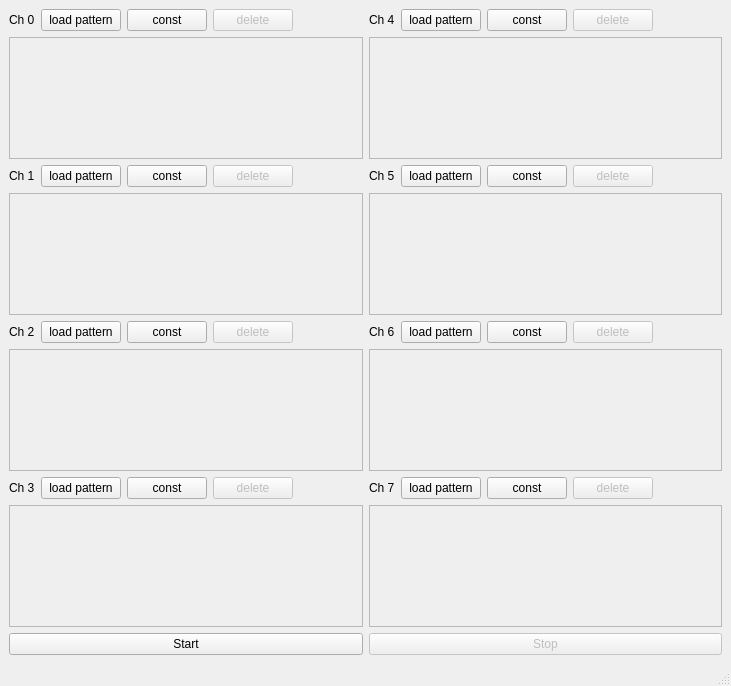
<?xml version="1.0" encoding="UTF-8"?>
<ui version="4.0">
 <class>Pulseloader</class>
 <widget class="QMainWindow" name="Pulseloader">
  <property name="geometry">
   <rect>
    <x>0</x>
    <y>0</y>
    <width>731</width>
    <height>686</height>
   </rect>
  </property>
  <property name="windowTitle">
   <string>Control Pulses</string>
  </property>
  <widget class="QWidget" name="centralwidget">
   <layout class="QGridLayout" name="gridLayout">
    <item row="0" column="0">
     <layout class="QGridLayout" name="gridLayout_2">
      <item row="3" column="1">
       <layout class="QHBoxLayout" name="horizontalLayout_ch5">
        <item>
         <widget class="QLabel" name="label_11">
          <property name="text">
           <string>Ch 5</string>
          </property>
         </widget>
        </item>
        <item>
         <widget class="QPushButton" name="pushButton_path_d5">
          <property name="text">
           <string>load pattern</string>
          </property>
         </widget>
        </item>
        <item>
         <widget class="QPushButton" name="pushButton_const_d5">
          <property name="text">
           <string>const</string>
          </property>
         </widget>
        </item>
        <item>
         <widget class="QPushButton" name="pushButton_delete_d5">
          <property name="enabled">
           <bool>false</bool>
          </property>
          <property name="text">
           <string>delete</string>
          </property>
         </widget>
        </item>
        <item>
         <spacer name="horizontalSpacer_6">
          <property name="orientation">
           <enum>Qt::Horizontal</enum>
          </property>
          <property name="sizeHint" stdset="0">
           <size>
            <width>40</width>
            <height>20</height>
           </size>
          </property>
         </spacer>
        </item>
       </layout>
      </item>
      <item row="4" column="0">
       <widget class="QScrollArea" name="scrollArea_3">
        <property name="verticalScrollBarPolicy">
         <enum>Qt::ScrollBarAlwaysOff</enum>
        </property>
        <property name="horizontalScrollBarPolicy">
         <enum>Qt::ScrollBarAsNeeded</enum>
        </property>
        <property name="widgetResizable">
         <bool>true</bool>
        </property>
        <widget class="QWidget" name="scrollAreaWidgetContents_3">
         <property name="geometry">
          <rect>
           <x>0</x>
           <y>0</y>
           <width>351</width>
           <height>111</height>
          </rect>
         </property>
         <layout class="QHBoxLayout" name="horizontalLayout_9">
          <item>
           <widget class="QLabel" name="label_path_d1">
            <property name="text">
             <string/>
            </property>
           </widget>
          </item>
         </layout>
        </widget>
       </widget>
      </item>
      <item row="4" column="1">
       <widget class="QScrollArea" name="scrollArea_7">
        <property name="verticalScrollBarPolicy">
         <enum>Qt::ScrollBarAlwaysOff</enum>
        </property>
        <property name="horizontalScrollBarPolicy">
         <enum>Qt::ScrollBarAsNeeded</enum>
        </property>
        <property name="widgetResizable">
         <bool>true</bool>
        </property>
        <widget class="QWidget" name="scrollAreaWidgetContents_7">
         <property name="geometry">
          <rect>
           <x>0</x>
           <y>0</y>
           <width>350</width>
           <height>111</height>
          </rect>
         </property>
         <layout class="QHBoxLayout" name="horizontalLayout_16">
          <item>
           <widget class="QLabel" name="label_path_d5">
            <property name="text">
             <string/>
            </property>
           </widget>
          </item>
         </layout>
        </widget>
       </widget>
      </item>
      <item row="1" column="0">
       <layout class="QHBoxLayout" name="horizontalLayout_ch0">
        <item>
         <widget class="QLabel" name="label_4">
          <property name="text">
           <string>Ch 0</string>
          </property>
         </widget>
        </item>
        <item>
         <widget class="QPushButton" name="pushButton_path_d0">
          <property name="text">
           <string>load pattern</string>
          </property>
         </widget>
        </item>
        <item>
         <widget class="QPushButton" name="pushButton_const_d0">
          <property name="text">
           <string>const</string>
          </property>
         </widget>
        </item>
        <item>
         <widget class="QPushButton" name="pushButton_delete_d0">
          <property name="enabled">
           <bool>false</bool>
          </property>
          <property name="text">
           <string>delete</string>
          </property>
         </widget>
        </item>
        <item>
         <spacer name="horizontalSpacer">
          <property name="orientation">
           <enum>Qt::Horizontal</enum>
          </property>
          <property name="sizeHint" stdset="0">
           <size>
            <width>40</width>
            <height>20</height>
           </size>
          </property>
         </spacer>
        </item>
       </layout>
      </item>
      <item row="2" column="0">
       <widget class="QScrollArea" name="scrollArea_10">
        <property name="verticalScrollBarPolicy">
         <enum>Qt::ScrollBarAlwaysOff</enum>
        </property>
        <property name="horizontalScrollBarPolicy">
         <enum>Qt::ScrollBarAsNeeded</enum>
        </property>
        <property name="widgetResizable">
         <bool>true</bool>
        </property>
        <widget class="QWidget" name="scrollAreaWidgetContents_10">
         <property name="geometry">
          <rect>
           <x>0</x>
           <y>0</y>
           <width>351</width>
           <height>112</height>
          </rect>
         </property>
         <layout class="QHBoxLayout" name="horizontalLayout_18">
          <item>
           <widget class="QLabel" name="label_path_d0">
            <property name="text">
             <string/>
            </property>
           </widget>
          </item>
         </layout>
        </widget>
       </widget>
      </item>
      <item row="3" column="0">
       <layout class="QHBoxLayout" name="horizontalLayout_ch1">
        <item>
         <widget class="QLabel" name="label_5">
          <property name="text">
           <string>Ch 1</string>
          </property>
         </widget>
        </item>
        <item>
         <widget class="QPushButton" name="pushButton_path_d1">
          <property name="text">
           <string>load pattern</string>
          </property>
         </widget>
        </item>
        <item>
         <widget class="QPushButton" name="pushButton_const_d1">
          <property name="text">
           <string>const</string>
          </property>
         </widget>
        </item>
        <item>
         <widget class="QPushButton" name="pushButton_delete_d1">
          <property name="enabled">
           <bool>false</bool>
          </property>
          <property name="text">
           <string>delete</string>
          </property>
         </widget>
        </item>
        <item>
         <spacer name="horizontalSpacer_2">
          <property name="orientation">
           <enum>Qt::Horizontal</enum>
          </property>
          <property name="sizeHint" stdset="0">
           <size>
            <width>40</width>
            <height>20</height>
           </size>
          </property>
         </spacer>
        </item>
       </layout>
      </item>
      <item row="1" column="1">
       <layout class="QHBoxLayout" name="horizontalLayout_ch4">
        <item>
         <widget class="QLabel" name="label_2">
          <property name="text">
           <string>Ch 4</string>
          </property>
         </widget>
        </item>
        <item>
         <widget class="QPushButton" name="pushButton_path_d4">
          <property name="text">
           <string>load pattern</string>
          </property>
         </widget>
        </item>
        <item>
         <widget class="QPushButton" name="pushButton_const_d4">
          <property name="text">
           <string>const</string>
          </property>
         </widget>
        </item>
        <item>
         <widget class="QPushButton" name="pushButton_delete_d4">
          <property name="enabled">
           <bool>false</bool>
          </property>
          <property name="text">
           <string>delete</string>
          </property>
         </widget>
        </item>
        <item>
         <spacer name="horizontalSpacer_5">
          <property name="orientation">
           <enum>Qt::Horizontal</enum>
          </property>
          <property name="sizeHint" stdset="0">
           <size>
            <width>40</width>
            <height>20</height>
           </size>
          </property>
         </spacer>
        </item>
       </layout>
      </item>
      <item row="2" column="1">
       <widget class="QScrollArea" name="scrollArea_6">
        <property name="verticalScrollBarPolicy">
         <enum>Qt::ScrollBarAlwaysOff</enum>
        </property>
        <property name="horizontalScrollBarPolicy">
         <enum>Qt::ScrollBarAsNeeded</enum>
        </property>
        <property name="widgetResizable">
         <bool>true</bool>
        </property>
        <widget class="QWidget" name="scrollAreaWidgetContents_6">
         <property name="geometry">
          <rect>
           <x>0</x>
           <y>0</y>
           <width>350</width>
           <height>112</height>
          </rect>
         </property>
         <layout class="QHBoxLayout" name="horizontalLayout_15">
          <item>
           <widget class="QLabel" name="label_path_d4">
            <property name="text">
             <string/>
            </property>
           </widget>
          </item>
         </layout>
        </widget>
       </widget>
      </item>
      <item row="8" column="1">
       <widget class="QScrollArea" name="scrollArea">
        <property name="verticalScrollBarPolicy">
         <enum>Qt::ScrollBarAlwaysOff</enum>
        </property>
        <property name="horizontalScrollBarPolicy">
         <enum>Qt::ScrollBarAsNeeded</enum>
        </property>
        <property name="widgetResizable">
         <bool>true</bool>
        </property>
        <widget class="QWidget" name="scrollAreaWidgetContents">
         <property name="geometry">
          <rect>
           <x>0</x>
           <y>0</y>
           <width>350</width>
           <height>111</height>
          </rect>
         </property>
         <layout class="QHBoxLayout" name="horizontalLayout_6">
          <item>
           <widget class="QLabel" name="label_path_d7">
            <property name="text">
             <string/>
            </property>
           </widget>
          </item>
         </layout>
        </widget>
       </widget>
      </item>
      <item row="8" column="0">
       <widget class="QScrollArea" name="scrollArea_5">
        <property name="verticalScrollBarPolicy">
         <enum>Qt::ScrollBarAlwaysOff</enum>
        </property>
        <property name="horizontalScrollBarPolicy">
         <enum>Qt::ScrollBarAsNeeded</enum>
        </property>
        <property name="widgetResizable">
         <bool>true</bool>
        </property>
        <widget class="QWidget" name="scrollAreaWidgetContents_5">
         <property name="geometry">
          <rect>
           <x>0</x>
           <y>0</y>
           <width>351</width>
           <height>111</height>
          </rect>
         </property>
         <layout class="QHBoxLayout" name="horizontalLayout_14">
          <item>
           <widget class="QLabel" name="label_path_d3">
            <property name="text">
             <string/>
            </property>
           </widget>
          </item>
         </layout>
        </widget>
       </widget>
      </item>
      <item row="5" column="0">
       <layout class="QHBoxLayout" name="horizontalLayout_ch2">
        <item>
         <widget class="QLabel" name="label_6">
          <property name="text">
           <string>Ch 2</string>
          </property>
         </widget>
        </item>
        <item>
         <widget class="QPushButton" name="pushButton_path_d2">
          <property name="text">
           <string>load pattern</string>
          </property>
         </widget>
        </item>
        <item>
         <widget class="QPushButton" name="pushButton_const_d2">
          <property name="text">
           <string>const</string>
          </property>
         </widget>
        </item>
        <item>
         <widget class="QPushButton" name="pushButton_delete_d2">
          <property name="enabled">
           <bool>false</bool>
          </property>
          <property name="text">
           <string>delete</string>
          </property>
         </widget>
        </item>
        <item>
         <spacer name="horizontalSpacer_3">
          <property name="orientation">
           <enum>Qt::Horizontal</enum>
          </property>
          <property name="sizeHint" stdset="0">
           <size>
            <width>40</width>
            <height>20</height>
           </size>
          </property>
         </spacer>
        </item>
       </layout>
      </item>
      <item row="6" column="0">
       <widget class="QScrollArea" name="scrollArea_4">
        <property name="verticalScrollBarPolicy">
         <enum>Qt::ScrollBarAlwaysOff</enum>
        </property>
        <property name="horizontalScrollBarPolicy">
         <enum>Qt::ScrollBarAsNeeded</enum>
        </property>
        <property name="widgetResizable">
         <bool>true</bool>
        </property>
        <widget class="QWidget" name="scrollAreaWidgetContents_4">
         <property name="geometry">
          <rect>
           <x>0</x>
           <y>0</y>
           <width>351</width>
           <height>112</height>
          </rect>
         </property>
         <layout class="QHBoxLayout" name="horizontalLayout_10">
          <item>
           <widget class="QLabel" name="label_path_d2">
            <property name="text">
             <string/>
            </property>
           </widget>
          </item>
         </layout>
        </widget>
       </widget>
      </item>
      <item row="6" column="1">
       <widget class="QScrollArea" name="scrollArea_9">
        <property name="enabled">
         <bool>true</bool>
        </property>
        <property name="maximumSize">
         <size>
          <width>16777215</width>
          <height>128</height>
         </size>
        </property>
        <property name="verticalScrollBarPolicy">
         <enum>Qt::ScrollBarAlwaysOff</enum>
        </property>
        <property name="horizontalScrollBarPolicy">
         <enum>Qt::ScrollBarAsNeeded</enum>
        </property>
        <property name="widgetResizable">
         <bool>true</bool>
        </property>
        <widget class="QWidget" name="scrollAreaWidgetContents_9">
         <property name="geometry">
          <rect>
           <x>0</x>
           <y>0</y>
           <width>350</width>
           <height>112</height>
          </rect>
         </property>
         <layout class="QHBoxLayout" name="horizontalLayout_17">
          <item>
           <widget class="QLabel" name="label_path_d6">
            <property name="sizePolicy">
             <sizepolicy hsizetype="Preferred" vsizetype="Preferred">
              <horstretch>0</horstretch>
              <verstretch>0</verstretch>
             </sizepolicy>
            </property>
            <property name="text">
             <string/>
            </property>
           </widget>
          </item>
         </layout>
        </widget>
       </widget>
      </item>
      <item row="7" column="0">
       <layout class="QHBoxLayout" name="horizontalLayout_ch3">
        <item>
         <widget class="QLabel" name="label">
          <property name="text">
           <string>Ch 3</string>
          </property>
         </widget>
        </item>
        <item>
         <widget class="QPushButton" name="pushButton_path_d3">
          <property name="text">
           <string>load pattern</string>
          </property>
         </widget>
        </item>
        <item>
         <widget class="QPushButton" name="pushButton_const_d3">
          <property name="text">
           <string>const</string>
          </property>
         </widget>
        </item>
        <item>
         <widget class="QPushButton" name="pushButton_delete_d3">
          <property name="enabled">
           <bool>false</bool>
          </property>
          <property name="text">
           <string>delete</string>
          </property>
         </widget>
        </item>
        <item>
         <spacer name="horizontalSpacer_4">
          <property name="orientation">
           <enum>Qt::Horizontal</enum>
          </property>
          <property name="sizeHint" stdset="0">
           <size>
            <width>40</width>
            <height>20</height>
           </size>
          </property>
         </spacer>
        </item>
       </layout>
      </item>
      <item row="9" column="0">
       <widget class="QPushButton" name="pushButton_start">
        <property name="text">
         <string>Start</string>
        </property>
       </widget>
      </item>
      <item row="9" column="1">
       <widget class="QPushButton" name="pushButton_stop">
        <property name="enabled">
         <bool>false</bool>
        </property>
        <property name="text">
         <string>Stop</string>
        </property>
       </widget>
      </item>
      <item row="5" column="1">
       <layout class="QHBoxLayout" name="horizontalLayout_ch6">
        <item>
         <widget class="QLabel" name="label_12">
          <property name="text">
           <string>Ch 6</string>
          </property>
         </widget>
        </item>
        <item>
         <widget class="QPushButton" name="pushButton_path_d6">
          <property name="text">
           <string>load pattern</string>
          </property>
         </widget>
        </item>
        <item>
         <widget class="QPushButton" name="pushButton_const_d6">
          <property name="text">
           <string>const</string>
          </property>
         </widget>
        </item>
        <item>
         <widget class="QPushButton" name="pushButton_delete_d6">
          <property name="enabled">
           <bool>false</bool>
          </property>
          <property name="text">
           <string>delete</string>
          </property>
         </widget>
        </item>
        <item>
         <spacer name="horizontalSpacer_7">
          <property name="orientation">
           <enum>Qt::Horizontal</enum>
          </property>
          <property name="sizeHint" stdset="0">
           <size>
            <width>40</width>
            <height>20</height>
           </size>
          </property>
         </spacer>
        </item>
       </layout>
      </item>
      <item row="7" column="1">
       <layout class="QHBoxLayout" name="horizontalLayout_ch7">
        <item>
         <widget class="QLabel" name="label_8">
          <property name="text">
           <string>Ch 7</string>
          </property>
         </widget>
        </item>
        <item>
         <widget class="QPushButton" name="pushButton_path_d7">
          <property name="text">
           <string>load pattern</string>
          </property>
         </widget>
        </item>
        <item>
         <widget class="QPushButton" name="pushButton_const_d7">
          <property name="text">
           <string>const</string>
          </property>
         </widget>
        </item>
        <item>
         <widget class="QPushButton" name="pushButton_delete_d7">
          <property name="enabled">
           <bool>false</bool>
          </property>
          <property name="text">
           <string>delete</string>
          </property>
         </widget>
        </item>
        <item>
         <spacer name="horizontalSpacer_8">
          <property name="orientation">
           <enum>Qt::Horizontal</enum>
          </property>
          <property name="sizeHint" stdset="0">
           <size>
            <width>40</width>
            <height>20</height>
           </size>
          </property>
         </spacer>
        </item>
       </layout>
      </item>
     </layout>
    </item>
   </layout>
  </widget>
  <widget class="QStatusBar" name="statusbar"/>
  <widget class="QMenuBar" name="menubar">
   <property name="geometry">
    <rect>
     <x>0</x>
     <y>0</y>
     <width>731</width>
     <height>21</height>
    </rect>
   </property>
  </widget>
 </widget>
 <resources/>
 <connections/>
</ui>
